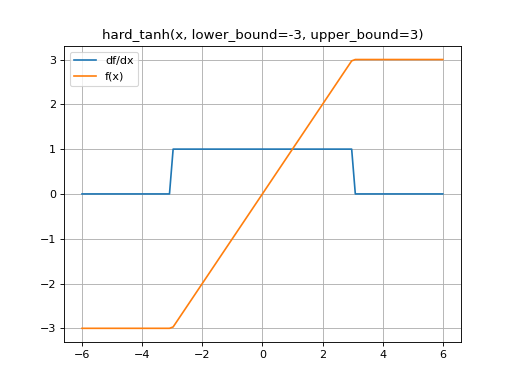

The Python source for this figure:
import mygrad as mg
from mygrad.nnet.activations import hard_tanh
import matplotlib.pyplot as plt
x = mg.linspace(-6, 6, 100)
y = hard_tanh(x, lower_bound=-3, upper_bound=3)
plt.title("hard_tanh(x, lower_bound=-3, upper_bound=3)")
y.backward()
plt.plot(x, x.grad, label="df/dx")
plt.plot(x, y, label="f(x)")
plt.legend()
plt.grid()
plt.show()
